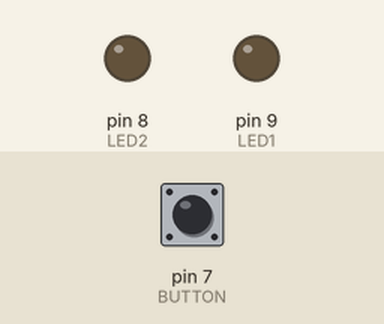
Simulated run of this sketch. Board: Arduino Uno, built with avr-gcc and run on an emulated ATmega328P. Shown: output pins drawn as LEDs (lit = HIGH). Inputs (shaded band) come from the test bench; at power-on: pin 7 (BUTTON) LOW.

Above: at 1.2 s.
1.3 s: pin 7 (BUTTON) pulled HIGH for 0.15 s
At 1.9 s:
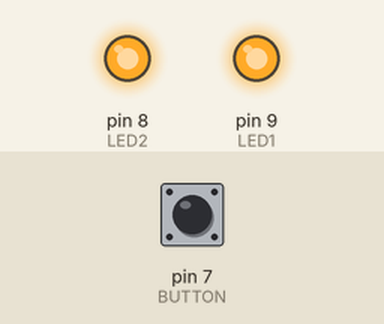
2.9 s: pin 7 (BUTTON) pulled HIGH for 1 s
At 3.6 s:
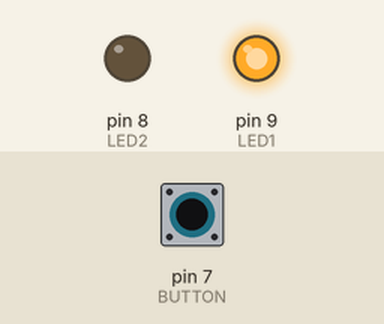
5.4 s: pin 7 (BUTTON) pulled HIGH for 3.2 s
At 6.7 s:
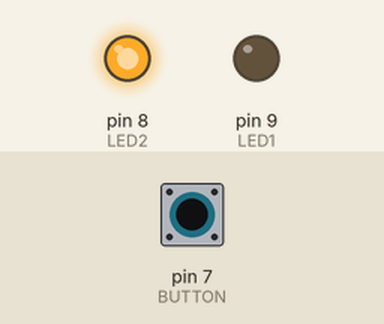
Timing chart, 0 to 10.1 s (numbered marks = the images above; inputs shaded):
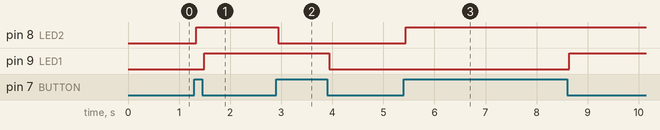

Measured:
- after the input at 1.3 s, pin 8 (LED2): LOW → HIGH at once; pin 9 (LED1): LOW → HIGH after 0.19 s
- after the input at 2.9 s, pin 8 (LED2): HIGH → LOW at once; pin 9 (LED1): HIGH → LOW after 1.0 s
- after the input at 5.4 s, pin 8 (LED2): LOW → HIGH at once; pin 9 (LED1): LOW → HIGH after 3.2 s

The sketch:

MEF_ArduinoC.ino
```cpp
#define LED1 9
#define LED2 8
#define BUTTON 7
#define ANTI_REBOTE 40

unsigned long int tiempo_a = 0;

void debounceFSM_init();
void debounceFSM_update();
void buttonPressed();
void buttonReleased();

typedef enum
{
  BUTTON_UP,
  BUTTON_FALLING,
  BUTTON_DOWN,
  BUTTON_RAISING,
}debounceState_t;

debounceState_t state;

void setup()
{
  pinMode(LED1, OUTPUT);
  pinMode(LED2, OUTPUT);
  pinMode(BUTTON, INPUT);
  tiempo_a = millis();
  debounceFSM_init();
}

void loop()
{
  debounceFSM_update();
}

void debounceFSM_init(void)
{
  if (digitalRead(BUTTON)) state = BUTTON_UP;
  else  state = BUTTON_DOWN;
}

void debounceFSM_update()
{
  switch (state)
  {
    case BUTTON_UP:
      tiempo_a = millis();
      if (digitalRead(BUTTON) == LOW)
      {
        state = BUTTON_FALLING;
      }
      break;
    case BUTTON_FALLING:
      if (millis() - tiempo_a > ANTI_REBOTE)
      {
        tiempo_a = millis();
        if (digitalRead(BUTTON) == LOW)
        {
          state = BUTTON_DOWN;
          buttonPressed();
        }
        else
        {
          state = BUTTON_UP;
        }
      }
      break;
    case BUTTON_DOWN:
      tiempo_a = millis();
      if (digitalRead(BUTTON) == HIGH)
      {
        state = BUTTON_RAISING;
      }
      break;
    case BUTTON_RAISING:
      if (millis() - tiempo_a > ANTI_REBOTE)
      {
        tiempo_a = millis();
        if (digitalRead(BUTTON) == HIGH)
        {
          state = BUTTON_UP;
          buttonReleased();
        }
        else
        {
          state = BUTTON_DOWN;
        }
      }
      break;
  }
}

void buttonPressed()
{
  digitalWrite(LED1, !(digitalRead(LED1)));
}

void buttonReleased()
{
  digitalWrite(LED2, !(digitalRead(LED2)));
}
```

Campo_de_bits.C
```cpp
#include <stdio.h>
#define bits_m 23
#define bits_e 8
#define bits_s 1

void binario (void);

union pasaje
{
  struct
  {
    unsigned int mantisa : bits_m;
    unsigned int exponente : bits_e;
    unsigned int signo : bits_s;
  };
  float val;
};

int main (void)
{
  binario();
  return(0);
}

void binario (void)
{
  union pasaje u;
  printf("Bienveido, ingrese un valor numérico con coma:");
  scanf("%f", &u.val);
  if (u.signo & 0x01) printf("1");
  else printf("0");
  for (int n=(bits_e-1); n>=0; n--)
  {
    if ((u.exponente>>n & 0x01)==1)
    {
     printf("1");
    }
    else printf("0");
  }
  for (int n=(bits_m-1); n>=0; n--)
  {
    if ((u.mantisa>>n & 0x01)==1)
    {
      printf("1");
    }
    else printf("0");
  }
}
```

Comparar_Strings.C
```cpp
//Consigan 1: Realizar una función que compare dos strings (pasados como parámetros) y devuelva 0 si son iguales o 1 si son distintos

#include <stdio.h>

int compareStrings(char *string1, char *string2) {
    while (*string1 == *string2) {
        if (*string1 == '\0' || *string2 == '\0')
            break;
        string1++;
        string2++;
    }

    if (*string1 == '\0' && *string2 == '\0')
        return 0; // son iguales
    else
        return 1; // son diferentes
}

int main() {
  char string1[20];
  char string2[20];
  printf("Ingrese la primer palabra maximo 4 caracteres: ");
  scanf("%s", string1);
  printf("\nIngrese la segunda palabra maximo 4 caracteres: ");
  scanf("%s", string2);
  int result;

  result = compareStrings(string1, string2);

  if (result == 0) {
        printf("Las palabras son iguales\n");
    } else {
        printf("Las palabras son diferentes\n");
    }
    return 0;
}
```

Conversor_hexadecimal_floating_point.C
```cpp
#include <stdio.h>

void conversion (void);

union convertir
{
  float fl;
  unsigned char hex[4];
}hexa;


int main(void)
{
  printf("Bienvenido al conversor de numeros con coma a hexadecimales\n");
  conversion();
  return 0;
}

void conversion (void)
{
  printf("Ingrese un numero con coma:");
  scanf("%f", &hexa.fl);
  printf("Equivalente en IEEE 754: 0x");
  printf("%.2X", hexa.hex[3]);
  printf("%.2X", hexa.hex[2]);
  printf("%.2X", hexa.hex[1]);
  printf("%.2X", hexa.hex[0]);

}
```

Flotante_con_puntero.C
```cpp
#include <stdio.h>

float hexa;

void conversion_hexa(float numero) {
    unsigned char *puntero = (unsigned char *)&numero;

    printf("Valor flotante: %f\n", numero);

    printf("Representación hexadecimal: 0x");
    for (int i = sizeof(float) - 1; i >= 0; i--) {
        printf("%02X", puntero[i]);
    }
    printf("\n");
}

int main() {
  printf("Ingrese un valor decimal:");
  scanf("%f", &hexa);
    float valor = hexa;
    conversion_hexa(valor);
    return 0;
}
```

MEF_Arduino.C
```cpp
#define LED1 10
#define LED2 9
#define BUTTON 7
#define ANTI_REBOTE 40

unsigned long int tiempo_a = 0;

void debounceFSM_init();
void debounceFSM_update();
void buttonPressed();
void buttonReleased();

typedef enum
{
  BUTTON_UP,
  BUTTON_FALLING,
  BUTTON_DOWN,
  BUTTON_RAISING,
}debounceState_t;

debounceState_t state;

void setup()
{
  pinMode(LED1, OUTPUT);
  pinMode(LED2, OUTPUT);
  pinMode(BUTTON, INPUT);
  tiempo_a = millis();
  debounceFSM_init();
}

void loop()
{
  debounceFSM_update();
}

void debounceFSM_init(void)
{
  if (digitalRead(BUTTON)) state = BUTTON_UP;
  else  state = BUTTON_DOWN;
}

void debounceFSM_update()
{
  switch (state)
  {
    case BUTTON_UP:
      tiempo_a = millis();
      if (digitalRead(BUTTON) == LOW)
      {
        state = BUTTON_FALLING;
      }
      break;
    case BUTTON_FALLING:
      if (millis() - tiempo_a > ANTI_REBOTE)
      {
        tiempo_a = millis();
        if (digitalRead(BUTTON) == LOW)
        {
          state = BUTTON_DOWN;
          buttonPressed();
        }
        else
        {
          state = BUTTON_UP;
        }
      }
      break;
    case BUTTON_DOWN:
      tiempo_a = millis();
      if (digitalRead(BUTTON) == HIGH)
      {
        state = BUTTON_RAISING;
      }
      break;
    case BUTTON_RAISING:
      if (millis() - tiempo_a > ANTI_REBOTE)
      {
        tiempo_a = millis();
        if (digitalRead(BUTTON) == HIGH)
        {
          state = BUTTON_UP;
          buttonReleased();
        }
        else
        {
          state = BUTTON_DOWN;
        }
      }
      break;
  }
}

void buttonPressed()
{
  digitalWrite(LED1, !(digitalRead(LED1)));
}

void buttonReleased()
{
  digitalWrite(LED2, !(digitalRead(LED2)));
}
```

MEF_Display_7_Seg_optimizada.c
```cpp
#define LED1 9
#define LED2 11
#define BUTTON 13
#define ANTI_REBOTE 40
#define TODOS_SALIDAS 0xff
#define VAL_MAX 15


uint8_t CONT = 0;
bool boton_presionado = false;

unsigned long int tiempo_a = 0;

void debounceFSM_init();
void debounceFSM_update();
void buttonPressed();
void buttonReleased();

typedef enum
{
  BUTTON_UP,
  BUTTON_FALLING,
  BUTTON_DOWN,
  BUTTON_RAISING,
}debounceState_t;

debounceState_t state;

void setup()
{
  pinMode(LED1, OUTPUT);
  pinMode(LED2, OUTPUT);
  pinMode(BUTTON, INPUT);
  tiempo_a = millis();
  debounceFSM_init();
  DDRD = TODOS_SALIDAS;
  PORTD = 0;
}

uint8_t display_cont[16]
{
  0b11000000, //0
  0b11111001, //1
  0b10100100, //2
  0b10110000, //3
  0b10011001, //4
  0b10010010, //5
  0b10000010, //6
  0b11111000, //7
  0b10000000, //8
  0b10010000, //9
  0b10001000, //A
  0b10000011, //B
  0b11000110, //C
  0b10100001, //D
  0b10000110, //E
  0b10001110  //F
};

void loop()
{
  debounceFSM_update();
  if (boton_presionado)
  {
    CONT++;
    if (CONT>VAL_MAX)CONT = 0;
    boton_presionado = false;
  }
  PORTD=display_cont[CONT];
  //delay(500);
}

void debounceFSM_init(void)
{
  if (digitalRead(BUTTON)) state = BUTTON_UP;
  else  state = BUTTON_DOWN;
}

void debounceFSM_update()
{
  switch (state)
  {
    case BUTTON_UP:
    tiempo_a = millis();
    if (digitalRead(BUTTON) == LOW)
    {
      state = BUTTON_FALLING;
    }
    break;

    case BUTTON_FALLING:
    if (millis() - tiempo_a > ANTI_REBOTE)
    {
      tiempo_a = millis();
      if (digitalRead(BUTTON) == LOW)
      {
        state = BUTTON_DOWN;
        buttonPressed();
      }
      else
      {
        state = BUTTON_UP;
      }
    }
    break;

    case BUTTON_DOWN:
    tiempo_a = millis();
    if (digitalRead(BUTTON) == HIGH)
    {
      state = BUTTON_RAISING;
    }
    break;

    case BUTTON_RAISING:
    if (millis() - tiempo_a > ANTI_REBOTE)
    {
      tiempo_a = millis();
      if (digitalRead(BUTTON) == HIGH)
      {
        state = BUTTON_UP;
        buttonReleased();
      }
      else
      {
        state = BUTTON_DOWN;
      }
    }
    break;
  }
}

void buttonPressed()
{
  digitalWrite(LED1, !(digitalRead(LED1)));
  boton_presionado=true;
}

void buttonReleased()
{
  digitalWrite(LED2, !(digitalRead(LED2)));
}
```

Registro_de_alumnos.C
```cpp
#include <stdio.h>
#include <string.h>

#define NOMBRE 80
#define DNI 10
#define APELLIDO 50
#define CURSO 2
#define LIM_ALUMNOS 30


typedef struct alumnos { //estructura de datos de alumno
    int edad;
    char nombre[NOMBRE];
    char dni[DNI];
    char apellido[APELLIDO];
    char curso[CURSO];
} alumno;

int main() { //ingresar datos del alumno
  alumno alumnos[1];
  int eleccion=1;
  int buscar=1;
  int i=0;
  for(i=0;i<LIM_ALUMNOS;i++){ //ingreso y escaneo de datos
    printf("Ingrese los datos del alumno:\n");
    printf("  Nombre: ");
    scanf("\n %s", alumnos[i].nombre);
    printf("  Apellido: ");
    scanf(" %s", alumnos[i].apellido);
    printf("  Edad: ");
    scanf("%d", &alumnos[i].edad);
    printf("  DNI: ");
    scanf(" %s", alumnos[i].dni);
    printf("  Curso: ");
    scanf(" %s", alumnos[i].curso);
    printf ("Colocar 1 si desea ingresar otro alumno, si no coloque 0 \n");
    scanf(" %d", &eleccion);
    if(eleccion!=1)break;
  }

  printf("Gracias por utilizar nuetra plataforma");//fin del programa
  return 0;
}
```
